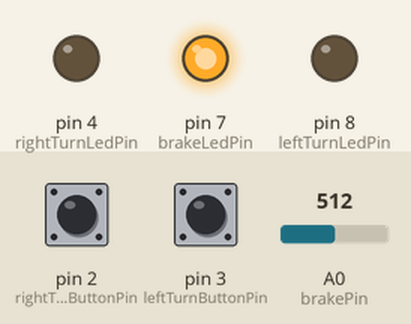
Simulated run of this sketch. Board: Arduino Uno, built with avr-gcc and run on an emulated ATmega328P. On the bench: output pins drawn as LEDs (lit = HIGH). Dashed ring = blinking. The test bench sets the inputs (shaded band); at power-on: pin 2 (rightTurnButtonPin) LOW, A0 (brakePin) = 512, pin 3 (leftTurnButtonPin) LOW.

Above: at 1.2 s.
1.3 s: pin 2 (rightTurnButtonPin) pulled HIGH for 0.15 s
At 1.54 s:
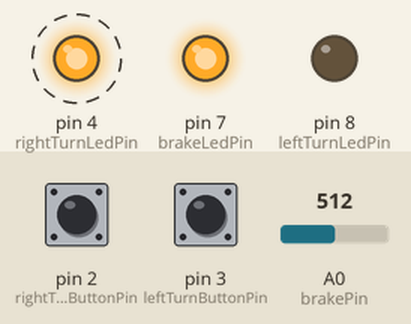
4.4 s: A0 (brakePin) set to 3
7.4 s: A0 (brakePin) set to 0
At 8.54 s:
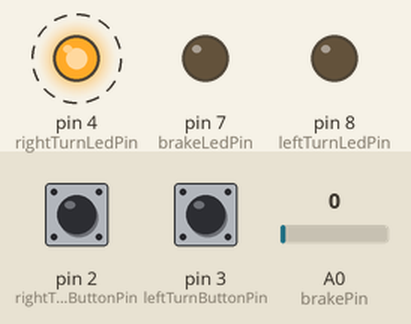
10.4 s: pin 3 (leftTurnButtonPin) pulled HIGH for 0.15 s
At 10.64 s:
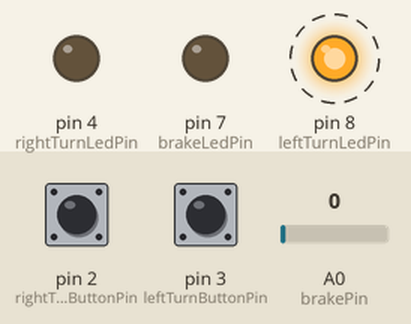
13.5 s: A0 (brakePin) set to 122
At 14.64 s:
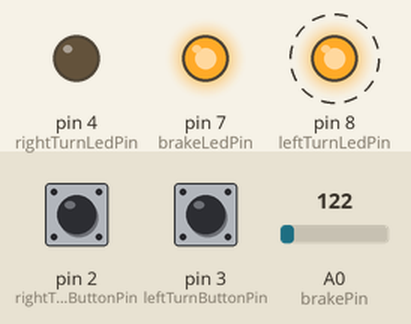
16.5 s: pin 2 (rightTurnButtonPin) pulled HIGH for 1 s
At 17.24 s:
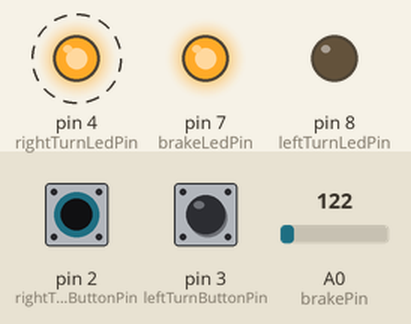
Timing chart, 0 to 21.4 s (numbered marks = the images above; inputs shaded):
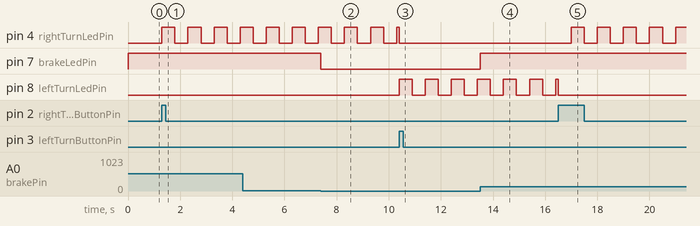

Measured:
- the behaviour switches between 2 and 1 on A0 (brakePin) (found by bisection; images 1 and 2)
- after the input at 1.3 s, pin 4 (rightTurnLedPin): alternates HIGH for 0.50 s and LOW for 0.50 s, starting at once
- after the input at 7.4 s, pin 7 (brakeLedPin): HIGH → LOW at once
- after the input at 10.4 s, pin 8 (leftTurnLedPin): alternates HIGH for 0.50 s and LOW for 0.50 s, starting at once
- after the input at 13.5 s, pin 7 (brakeLedPin): LOW → HIGH at once
- after the input at 16.5 s, pin 4 (rightTurnLedPin): alternates HIGH for 0.50 s and LOW for 0.50 s, starting after 0.50 s

The sketch:

ssc.ino
```cpp
#include <Adafruit_NeoMatrix.h>
#include <gamma.h>

const int brakePin = A0;
const int brakeLedPin = 7;
const int rightTurnButtonPin = 2;
const int leftTurnButtonPin = 3;
const int rightTurnLedPin = 4;
const int leftTurnLedPin = 8;
const long blinkInterval = 500;

int brakeState = 0;
int rightTurnState = 0;
int leftTurnState = 0;

volatile int rightPressed = 0;
volatile int leftPressed = 0;
unsigned long previousRightTime = 0;
unsigned long previousLeftTime = 0;
unsigned long currentTime = 0;

int rightLedState = LOW;
int leftLedState = LOW;

void setup() {
  // the array elements are numbered from 0 to (pinCount - 1).
  // use a for loop to initialize each pin as an output:
  pinMode(brakeLedPin, OUTPUT);
  pinMode(brakePin, INPUT);
  pinMode(rightTurnLedPin, OUTPUT);
  pinMode(leftTurnLedPin, OUTPUT);
  pinMode(rightTurnButtonPin, INPUT);
  pinMode(leftTurnButtonPin, INPUT);

  attachInterrupt(digitalPinToInterrupt(rightTurnButtonPin), toggleRight, RISING);
  attachInterrupt(digitalPinToInterrupt(leftTurnButtonPin), toggleLeft, RISING);
}

void loop() {

  currentTime = millis();

  brakeState = analogRead(brakePin);
  rightTurnState = digitalRead(rightTurnButtonPin);
  leftTurnState = digitalRead(leftTurnButtonPin);

  if(brakeState < 2) {
    digitalWrite(brakeLedPin, LOW);
  }
  else {
    digitalWrite(brakeLedPin, HIGH);
  }

  if(rightPressed % 2 == 0) digitalWrite(rightTurnLedPin, LOW);
  else
  {
    flashRight();
  }

  if(leftPressed % 2 == 0) digitalWrite(leftTurnLedPin, LOW);
  else
  {
    flashLeft();
  }

}

// Logic to flash the right LED
void flashRight() {
  if(currentTime - previousRightTime >= blinkInterval){
    previousRightTime = currentTime;

    if (rightLedState == LOW) {
      rightLedState = HIGH;
    } else {
      rightLedState = LOW;
    }
    digitalWrite(rightTurnLedPin, rightLedState);
  }
}

// Logic to flash the left LED
void flashLeft() {
  if(currentTime - previousLeftTime >= blinkInterval){
    previousLeftTime = currentTime;

    if (leftLedState == LOW) {
      leftLedState = HIGH;
    } else {
      leftLedState = LOW;
    }
    digitalWrite(leftTurnLedPin, leftLedState);
  }
}

// ISR for right button
void toggleRight() {
  if(leftPressed % 2 != 0) leftPressed = 0;
  rightPressed++;
}

// ISR for left button
void toggleLeft() {
  if(rightPressed % 2 != 0) rightPressed = 0;
  leftPressed++;
}
```
